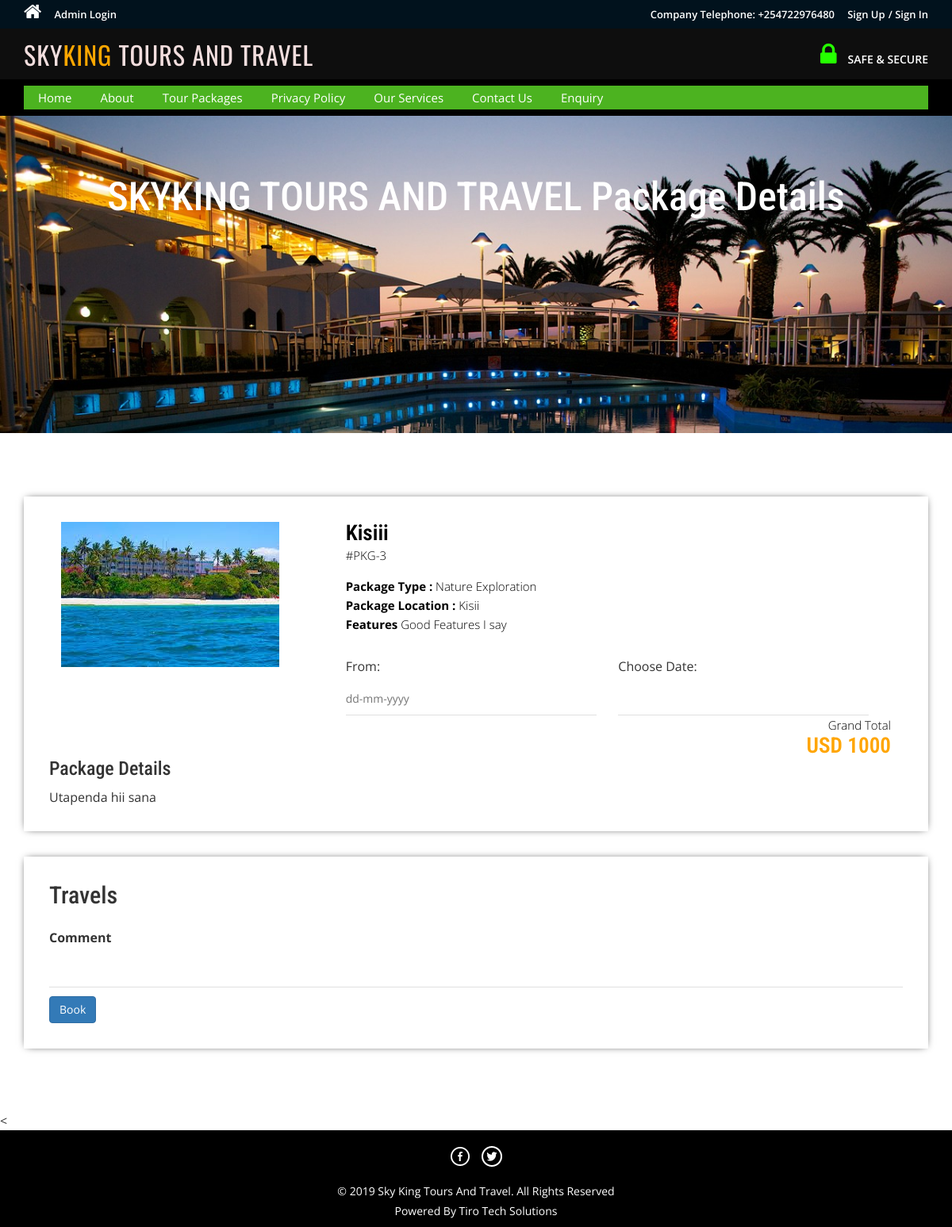
The page /package-details.php?pkgid=3 on the database its author committed.
### tables this page shows
CREATE TABLE `tbltourpackages` (
  `PackageId` int(11) NOT NULL,
  `PackageName` varchar(200) NOT NULL,
  `PackageType` varchar(150) NOT NULL,
  `PackageLocation` varchar(100) NOT NULL,
  `PackagePrice` int(11) NOT NULL,
  `PackageFetures` varchar(255) NOT NULL,
  `PackageDetails` mediumtext NOT NULL,
  `capacity` int(32) UNSIGNED NOT NULL DEFAULT '20',
  `PackageImage` varchar(100) NOT NULL,
  `Creationdate` timestamp NOT NULL DEFAULT CURRENT_TIMESTAMP,
  `UpdationDate` timestamp NULL DEFAULT '0000-00-00 00:00:00' ON UPDATE CURRENT_TIMESTAMP
);

### package-details.php (the view, shortened to what this page needs)
<?php
include('includes/config.php');
?>
<!DOCTYPE HTML>
<html>
<head>
<link href="css/bootstrap.css" rel='stylesheet' type='text/css' />
<link href="css/style.css" rel='stylesheet' type='text/css' />
<link href="css/font-awesome.css" rel="stylesheet">
<link href="css/animate.css" rel="stylesheet" type="text/css" media="all">
<link rel="stylesheet" href="css/jquery-ui.css" />
</head>
<body>
<?php include('includes/header.php');?>
<div class="banner-3">
	<div class="container">
		<h1 class="wow zoomIn animated animated" data-wow-delay=".5s" style="visibility: visible; animation-delay: 0.5s; animation-name: zoomIn;"> SKYKING TOURS AND TRAVEL Package Details</h1>
	</div>
</div>
<div class="selectroom">
	<div class="container">
<?php
$pid=intval($_GET['pkgid']);
$sql = "SELECT * from tbltourpackages where PackageId=:pid";
$query = $dbh->prepare($sql);
$query -> bindParam(':pid', $pid, PDO::PARAM_STR);
$query->execute();
$results=$query->fetchAll(PDO::FETCH_OBJ);
if($query->rowCount() > 0)
{
foreach($results as $result)
{	?>
<form name="book" method="post">
		<div class="selectroom_top">
			<div class="col-md-4 selectroom_left wow fadeInLeft animated" data-wow-delay=".5s">
				<img src="admin/pacakgeimages/<?php echo htmlentities($result->PackageImage);?>" class="img-responsive" alt="">
			</div>
			<div class="col-md-8 selectroom_right wow fadeInRight animated" data-wow-delay=".5s">
				<h2><?php echo htmlentities($result->PackageName);?></h2>
				<p class="dow">#PKG-<?php echo htmlentities($result->PackageId);?></p>
				<p><b>Package Type :</b> <?php echo htmlentities($result->PackageType);?></p>
				<p><b>Package Location :</b> <?php echo htmlentities($result->PackageLocation);?></p>
					<p><b>Features</b> <?php echo htmlentities($result->PackageFetures);?></p>
					<div class="ban-bottom">
				<div class="bnr-right">
					<link rel="stylesheet" type="text/css" href="neo/css/jquery-ui.css">
				<body>
From:
<input type="text" name="select_date" placeholder="dd-mm-yyyy"  id="select_date" required="">
</body>
			</div>
			<div class="bnr-right">
				<link rel="stylesheet" type="text/css" href="css/jquery-ui.css">
</head>
<body>
Choose Date:
<input type="text" name="todate" id="todate">
</body>
</body>
				<div class="grand">
					<p>Grand Total</p>
					<h3> USD <?php echo htmlentities($result->PackagePrice);?></h3>
				</div>
		<h3>Package Details</h3>
				<p style="padding-top: 1%"><?php echo htmlentities($result->PackageDetails);?> </p>
		<div class="selectroom_top">
			<h2>Travels</h2>
			<div class="selectroom-info animated wow fadeInUp animated" data-wow-duration="1200ms" data-wow-delay="500ms" style="visibility: visible; animation-duration: 1200ms; animation-delay: 500ms; animation-name: fadeInUp; margin-top: -70px">
				<ul>
					<li class="spe">
						<label class="inputLabel">Comment</label>
						<input class="special" type="text" name="comment" required="">
					</li>
					<?php if($_SESSION['login'])
					{?>
						<li class="spe" align="center">
					<button type="submit" name="submit2" class="btn-primary btn">Book</button>
				       <?php $sql="UPDATE `tbltourpackages` SET capacity = capacity-1 WHERE `id` = '".$pkgid."' AND capacity> 0" ?>
						</li>
						<?php } else {?>
							<li class="sigi" align="center" style="margin-top: 1%">
							<a href="#" data-toggle="modal" data-target="#myModal4" class="btn-primary btn" > Book</a></li>
							<?php } ?>
				</ul>
			</div>
		</div>
<?php }} ?>
<
<?php include('includes/footer.php');?>
</body>
</html>

### css/style.css (style rules this page uses)
html, body { font-size: 100%; background: #fff; font-family: 'Open Sans', sans-serif; }
body a,.grid_1,plan_1,plan_1.one,plan_1.two,i.icon1, i.icon2, i.icon3, i.icon4, i.icon5, i.icon6 { transition:0.5s all; -webkit-transition:0.5s all; -moz-transition:0.5s all; -o-transition:0.5s all; -ms-transition:0.5s all; }
h1,h2,h3,h4,h5,h6 { margin:0; font-family: 'Roboto Condensed', sans-serif; }
p { margin:0; }
ul { margin:0; padding:0; }
label { margin:0; }
.bnr-right input[type="text"] { width: 95%; color: #9E9E9E; outline: none; font-size: 14px; padding: 10px 10px; border: 1px solid #9E9E9E; -webkit-appearance: none; margin-top: 10px; }
.bnr-right { float: left; width:50%; }
.ban-bottom { margin-top: 30px; }
.banner-3 { background: url(../images/6.jpg)no-repeat; background-size: cover; -webkit-background-size: cover; -o-background-size: cover; -ms-background-size: cover; -moz-background-size: cover; min-height:400px; }
.banner-3 h1 { font-size: 50px; margin-bottom: 40px; padding: 1.5em 0 0; text-align: center; color: #fff; }
.selectroom { padding: 5em 0 3em; }
.selectroom_top { padding: 2em; box-shadow: 0px 0px 10px -4px #000; margin-bottom: 2em; }
.grand { text-align: right; }
.selectroom_right h2 { font-size: 1.7em; color: black; font-weight: 600; margin: 0; }
.selectroom_right h3 { font-size: 1.7em; font-weight: 600; color:orange; }
p.dow { font-size: 15px; color: black; font-weight: 300; line-height: 1.8em; margin-bottom:1em; }
.selectroom_right p { font-size: 15px; line-height: 1.6em; font-weight: 300; color: black; }
.selectroom-info li { display: inline-block; float: left; }
.selectroom input[type="text"] { width: 92%; color: #9E9E9E; outline: none; font-size: 14px; padding: 10px 0px; border: none; border-bottom:1px solid rgba(0,0,0,.12); -webkit-appearance: none; margin-top: 10px; }
.selectroom-info ul { margin-top: 3em; }
li.spe { width: 100%; margin-top: 3em; }
li.spe input[type="text"] { width: 100%; }

### rows shown on the page
tbltourpackages: PackageImage (picture), PackageName "Kisiii", PackageId "3", PackageType "Nature Exploration", PackageLocation "Kisii", PackageFetures "Good Features I say", PackagePrice "1000", PackageDetails "Utapenda hii sana"
